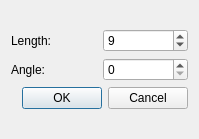
<?xml version="1.0" encoding="UTF-8"?>
<ui version="4.0">
 <class>DialogMotionBlur</class>
 <widget class="QDialog" name="DialogMotionBlur">
  <property name="geometry">
   <rect>
    <x>0</x>
    <y>0</y>
    <width>199</width>
    <height>139</height>
   </rect>
  </property>
  <property name="windowTitle">
   <string>Motion Blur Setting</string>
  </property>
  <layout class="QVBoxLayout" name="verticalLayout_2">
   <item>
    <layout class="QVBoxLayout" name="verticalLayout">
     <item>
      <layout class="QGridLayout" name="gridLayout">
       <item row="0" column="0">
        <widget class="QLabel" name="labelLength">
         <property name="text">
          <string>Length: </string>
         </property>
        </widget>
       </item>
       <item row="0" column="1">
        <widget class="QSpinBox" name="spinBoxLength">
         <property name="minimum">
          <number>1</number>
         </property>
         <property name="maximum">
          <number>1024</number>
         </property>
         <property name="value">
          <number>9</number>
         </property>
        </widget>
       </item>
       <item row="1" column="0">
        <widget class="QLabel" name="labelAngle">
         <property name="text">
          <string>Angle: </string>
         </property>
        </widget>
       </item>
       <item row="1" column="1">
        <widget class="QSpinBox" name="spinBoxAngle">
         <property name="maximum">
          <number>360</number>
         </property>
        </widget>
       </item>
      </layout>
     </item>
     <item>
      <widget class="QDialogButtonBox" name="buttonBox">
       <property name="orientation">
        <enum>Qt::Horizontal</enum>
       </property>
       <property name="standardButtons">
        <set>QDialogButtonBox::Cancel|QDialogButtonBox::Ok</set>
       </property>
      </widget>
     </item>
    </layout>
   </item>
  </layout>
 </widget>
 <resources/>
 <connections>
  <connection>
   <sender>buttonBox</sender>
   <signal>accepted()</signal>
   <receiver>DialogMotionBlur</receiver>
   <slot>accept()</slot>
   <hints>
    <hint type="sourcelabel">
     <x>248</x>
     <y>254</y>
    </hint>
    <hint type="destinationlabel">
     <x>157</x>
     <y>274</y>
    </hint>
   </hints>
  </connection>
  <connection>
   <sender>buttonBox</sender>
   <signal>rejected()</signal>
   <receiver>DialogMotionBlur</receiver>
   <slot>reject()</slot>
   <hints>
    <hint type="sourcelabel">
     <x>316</x>
     <y>260</y>
    </hint>
    <hint type="destinationlabel">
     <x>286</x>
     <y>274</y>
    </hint>
   </hints>
  </connection>
 </connections>
</ui>
